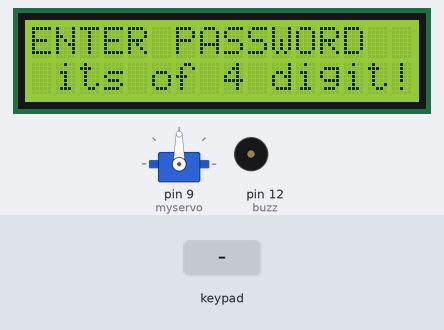
This sketch was run on a simulated Arduino Uno, built with avr-gcc and run on an emulated ATmega328P. On the bench: 16×2 character LCD, servo, buzzer (waves = sounding, pin HIGH). The inputs (shaded band) are chosen by the test bench. What the sketch prints to the serial monitor is not drawn.

Above: at 1.2 s.
1.3 s: keypad keys 5 6 7 8 pressed 0.4 s apart
At 1.7 s:
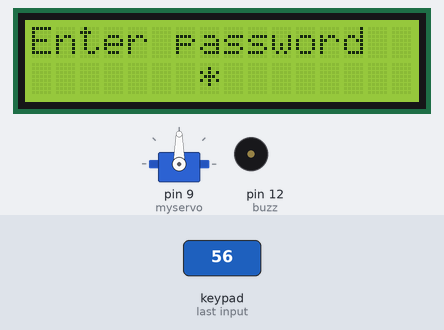
At 2.8 s:
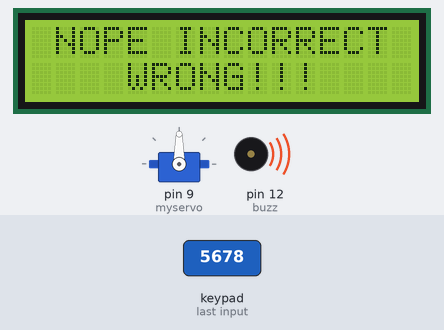
14.9 s: keypad keys 6 9 4 9 pressed 0.4 s apart
At 21.5 s:
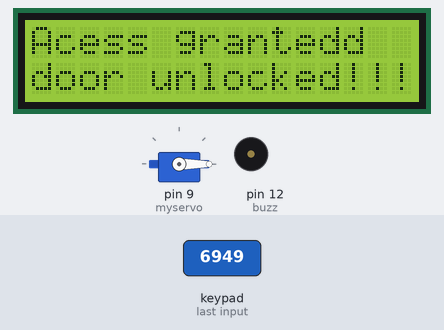
Timing chart, 0 to 32.3 s (numbered marks = the images above; inputs shaded):
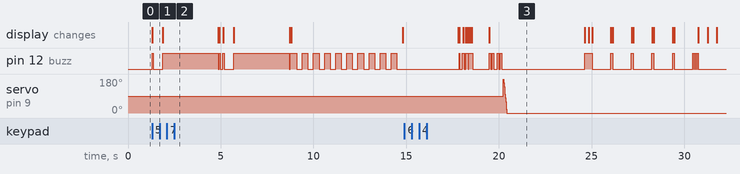

Measured:
- after the input at 1.3 s, the display: changes at once (image 1)
- after the input at 14.9 s, the display: first differs from a run without the input after 3.0 s (image 3 shows a later state)

The sketch:

keypad.ino
```cpp
#include <Key.h>
#include <Keypad.h>
#include <LiquidCrystal.h>
#include <Servo.h>
Servo myservo;
int pos=0;
LiquidCrystal lcd(A0,A1,A2,A3,A4,A5);

const byte rows=4;
const byte cols=4;

char key[rows][cols]=
{
{'1','2','3','A'},
{'4','5','6','B'},
{'7','8','9', 'C'},
{'*','0','#', 'D'},
};
byte rowPins[rows]={1,2,3,4};
byte colPins[cols]={5,6,7,8};
Keypad keypad= Keypad(makeKeymap(key),rowPins,colPins,rows,cols);
char* password="6949";
int currentposition=0;

int buzz=12;
//int invalidcount=12;
int invalidcount = 0;
int maxattempts = 3;


void setup()
{
lcd.begin(16,2);
displayscreen();
Serial.begin(9600);

pinMode(buzz, OUTPUT);
myservo.attach(9);
}

void loop()
{
if( currentposition==0)
{
displayscreen();

}
int l ;
char code=keypad.getKey();
if(code!=NO_KEY)
{
lcd.clear();
lcd.setCursor(0,0);
lcd.print("Enter password");
lcd.setCursor(7,1);
lcd.print(" ");
lcd.setCursor(7,1);
for(l=0;l<=currentposition;++l)
{

lcd.print("*");
keypress();
}
if (code==password[currentposition])
{
++currentposition;

if(currentposition==4)
{
invalidcount = 0;   // reset wrong attempts
unlockdoor();
currentposition=0;
}
}

//if (code==password[currentposition])
//{
//++currentposition;
//if(currentposition==4)
//{

//unlockdoor();
//currentposition=0;

//}

//}

//**else
//{

//++invalidcount;
//incorrect();
//currentposition=0;
//}
else
{
invalidcount++;

if(invalidcount >= maxattempts)
{
alarmLock();
invalidcount = 0;
}

else
{
incorrect();
}

currentposition = 0;
}

}

}
void alarmLock()
{
lcd.clear();
lcd.setCursor(0,0);
lcd.print("SYSTEM LOCKED");

for(int i=0;i<10;i++)
{
digitalWrite(buzz,HIGH);
delay(300);
digitalWrite(buzz,LOW);
delay(300);
}

lcd.clear();
lcd.print("Try Again");
delay(3000);

displayscreen();
}


void unlockdoor()
{
delay(900);


lcd.setCursor(0,0);
lcd.print("Acess granted");
lcd.setCursor(0,1);
lcd.println("door unlocked!!!");

unlockbuzz();

for(pos = 180; pos>=0; pos-=5)
{
myservo.write(pos);
delay(5);
}
delay(2000);


delay(1000);
counterbeep();

delay(1000);

for(pos = 0; pos <= 180; pos +=5)
{
myservo.write(pos);
delay(50);
myservo.write(180);
delay(300);


currentposition=0;

lcd.clear();
displayscreen();

}
}


void incorrect()
{
delay(500);
lcd.clear();
lcd.setCursor(1,0);
lcd.print("NOPE");
lcd.setCursor(6,0);
lcd.print("INCORRECT");
lcd.setCursor(15,1);
lcd.println(" ");
lcd.setCursor(4,1);
lcd.println("WRONG!!!");

lcd.setCursor(13,1);
lcd.println(" ");
Serial.println("INCORRECT PASSWORD");

digitalWrite(buzz, HIGH);
delay(3000);
lcd.clear();

digitalWrite(buzz,LOW);
displayscreen();
}

void clearscreen()
{
lcd.setCursor(0,0);
lcd.println(" ");
lcd.setCursor(0,1);
lcd.println(" ");

}

void keypress()
{
digitalWrite(buzz, HIGH);
delay(50);
digitalWrite(buzz, LOW);
}

void displayscreen()
{

lcd.setCursor(0,0);
lcd.println("ENTER PASSWORD");
lcd.setCursor(1 ,1);

lcd.println("its of 4 digit!!");
}

void armservo()
{

for (pos=0;pos<=180;pos+=70)
{
myservo.write(pos);
delay(5);
}
delay(5000);

for(pos=180;pos>=0;pos-=70)
{
myservo.write(pos);
delay(25);
myservo.write(185);
delay(300);
}

}

void unlockbuzz()
{

digitalWrite(buzz, HIGH);//4 times called
delay(80);
digitalWrite(buzz, LOW);
delay(80);
digitalWrite(buzz, HIGH);
delay(80);
digitalWrite(buzz, LOW);
delay(200);
digitalWrite(buzz, HIGH);
delay(80);
digitalWrite(buzz, LOW);
delay(80);
digitalWrite(buzz, HIGH);
delay(80);
digitalWrite(buzz, LOW);
delay(80);
}


void counterbeep()
{
delay(1200);


lcd.clear();
digitalWrite(buzz, HIGH);

lcd.setCursor(2,15);
lcd.println(" ");
lcd.setCursor(2,14);
lcd.println(" ");
lcd.setCursor(2,0);
delay(200);
lcd.println("GET IN WITHIN:::");

lcd.setCursor(4,1);
lcd.print("5");
delay(200);
lcd.clear();
lcd.setCursor(2,0);
lcd.println("GET IN WITHIN:");
digitalWrite(buzz,LOW);
delay(1000);

digitalWrite(buzz, HIGH);
lcd.setCursor(2,0);
lcd.println("GET IN WITHIN:");
lcd.setCursor(4,1);
lcd.print("4");
delay(100);
lcd.clear();
lcd.setCursor(2,0);
lcd.println("GET IN WITHIN:");
digitalWrite(buzz,LOW);
delay(1000);

digitalWrite(buzz, HIGH);
lcd.setCursor(2,0);
lcd.println("GET IN WITHIN:");
lcd.setCursor(4,1);
lcd.print("3");
delay(100);
lcd.clear();
lcd.setCursor(2,0);
lcd.println("GET IN WITHIN:");
digitalWrite(buzz,LOW);
delay(1000);

digitalWrite(buzz, HIGH);
lcd.setCursor(2,0);
lcd.println("GET IN WITHIN:");
lcd.setCursor(4,1);
lcd.print("2");
delay(100);
lcd.clear();
lcd.setCursor(2,0);
lcd.println("GET IN WITHIN:");
digitalWrite(buzz,LOW);
delay(1000);

digitalWrite(buzz, HIGH);
lcd.setCursor(4,1);
lcd.print("1");
delay(100);
lcd.clear();
lcd.setCursor(2,0);
lcd.println("GET IN WITHIN::");
digitalWrite(buzz,LOW);
delay(1000);

digitalWrite(buzz, HIGH);
delay(40);
digitalWrite(buzz,LOW);
delay(40);
digitalWrite(buzz, HIGH);
delay(40);
digitalWrite(buzz,LOW);
delay(40);
digitalWrite(buzz, HIGH);
delay(40);
digitalWrite(buzz,LOW);
delay(40);
digitalWrite(buzz, HIGH);
delay(40);
digitalWrite(buzz,LOW);
lcd.clear();
lcd.setCursor(2,0);
lcd.print("CLOSING");
delay(500);
lcd.setCursor(12,0);
lcd.print(".");
delay(500);
lcd.setCursor(13,0);
lcd.print(".");
delay(500);
lcd.setCursor(14,0);
lcd.print(".");
delay(400);
lcd.clear();
lcd.setCursor(4,0);
lcd.print("CLOSING!!");
delay(440);
armservo();
}
```
